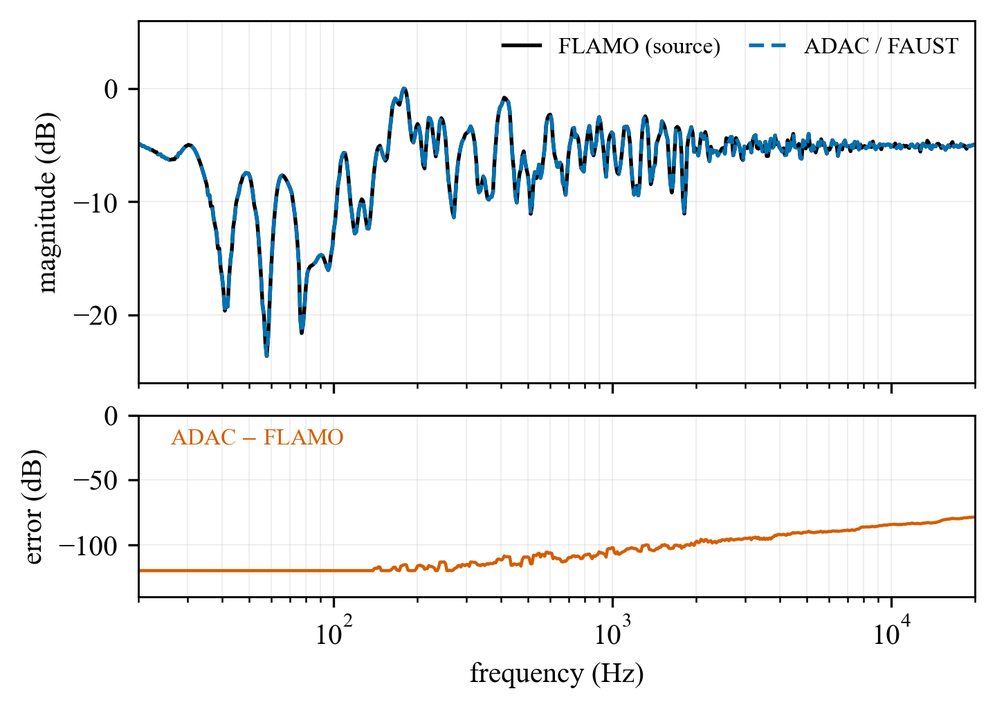
#> input picture plots/equivalence.png, 995 x 709 px, shrunk from 1438 x 1024 before the run; its folder holds 4 pictures in this run
$ python make_dark_plots.py
#> lines starting #> are read from the running program, lines starting #| are printed output that depends on the picture
#make_dark_plots
#author: Facundo Franchino
"""derive dark-mode variants of the readme plots.

the figures in plots/ are styled for the paper, on a white page. the
readme serves them through a <picture> element so dark-mode viewers get
a dark variant instead. a matplotlib figure is dark ink on white, so a
colour inversion followed by a 180-degree hue rotation turns it into
white ink on a dark canvas whilst preserving the hue of the coloured
data lines. this is the baked-in equivalent of the css
`filter: invert(1) hue-rotate(180deg)` trick, since github sanitises
inline styles out of the rendered readme.

run after make_plots.py, whenever the light figures change.
"""

from __future__ import annotations

from pathlib import Path

import numpy as np
from PIL import Image

#the light figures the readme embeds; each gains a "-dark" sibling
FIGURES = ("equivalence", "rt60_validation", "scaling")


def darken(src: Path, dst: Path) -> None:
    """invert then hue-rotate a figure into its dark-mode variant."""
    rgb = Image.open(src).convert("RGB")
    inverted = 255 - np.asarray(rgb)
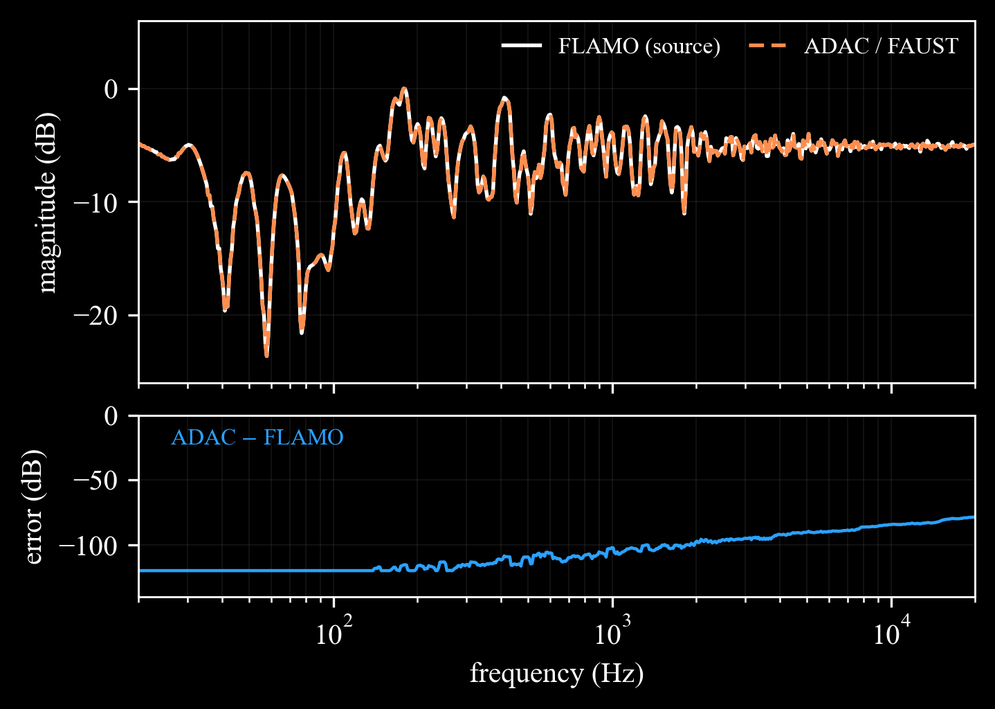
#> inverted: shape (709, 995, 3); mean R, G, B 12.2, 11.1, 10.6
    #rotate hue by 180 degrees so coloured lines keep their identity
    hsv = np.asarray(Image.fromarray(inverted).convert("HSV")).copy()
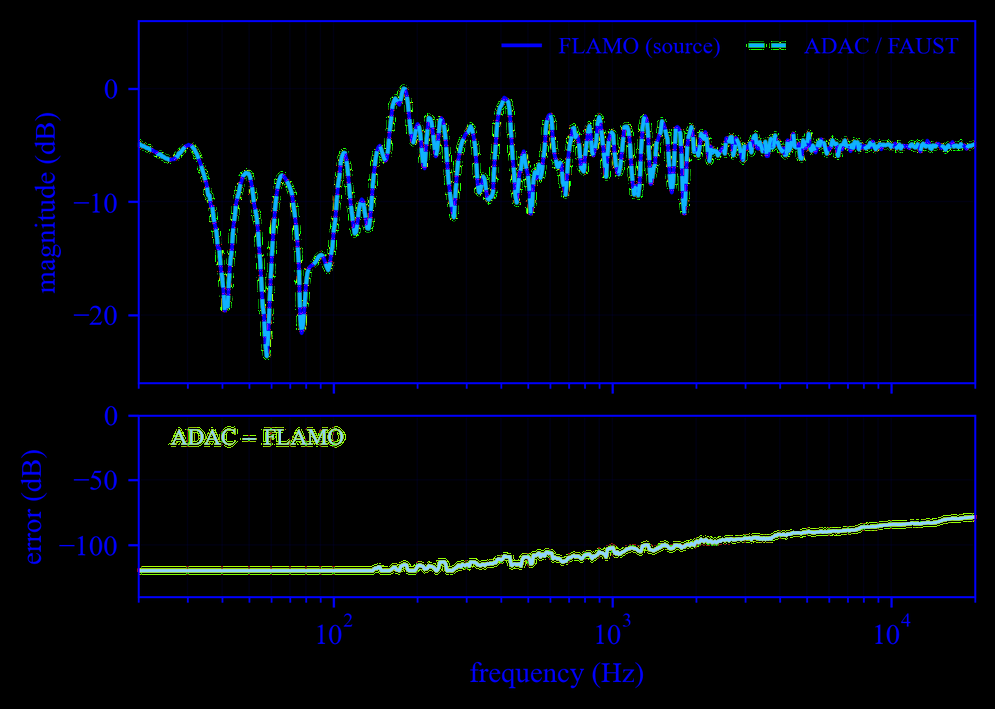
#> hsv: shape (709, 995, 3); mean R, G, B 2.6, 6.8, 13.4
    hsv[..., 0] = (hsv[..., 0].astype(int) + 128) % 256
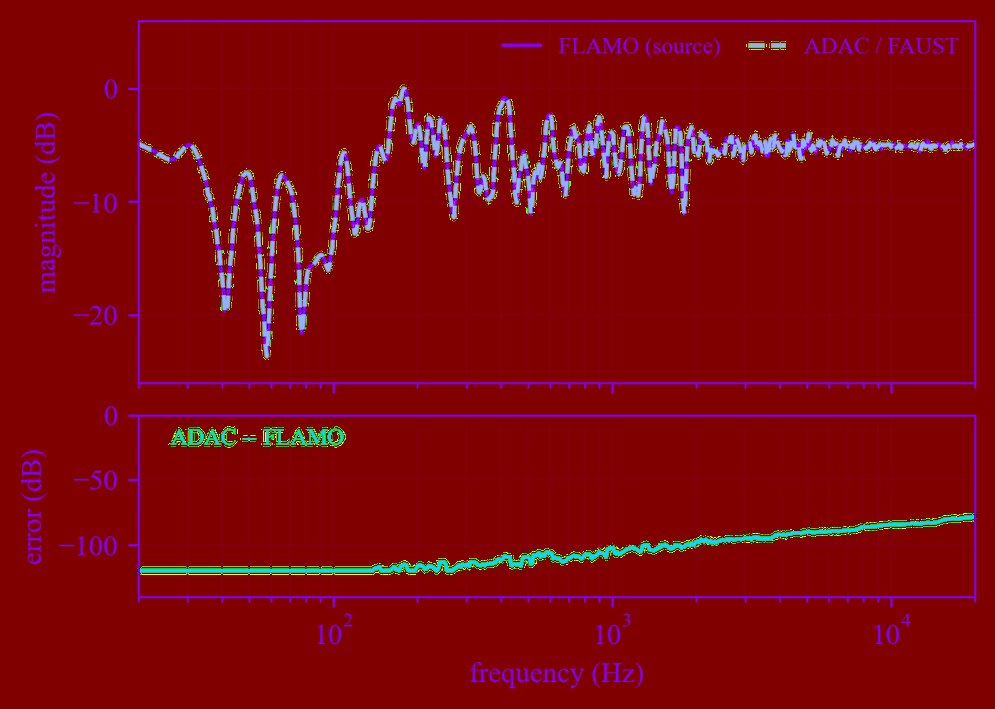
#> hsv: shape (709, 995, 3); mean R, G, B 127.3, 6.8, 13.4
    Image.fromarray(hsv, "HSV").convert("RGB").save(dst)
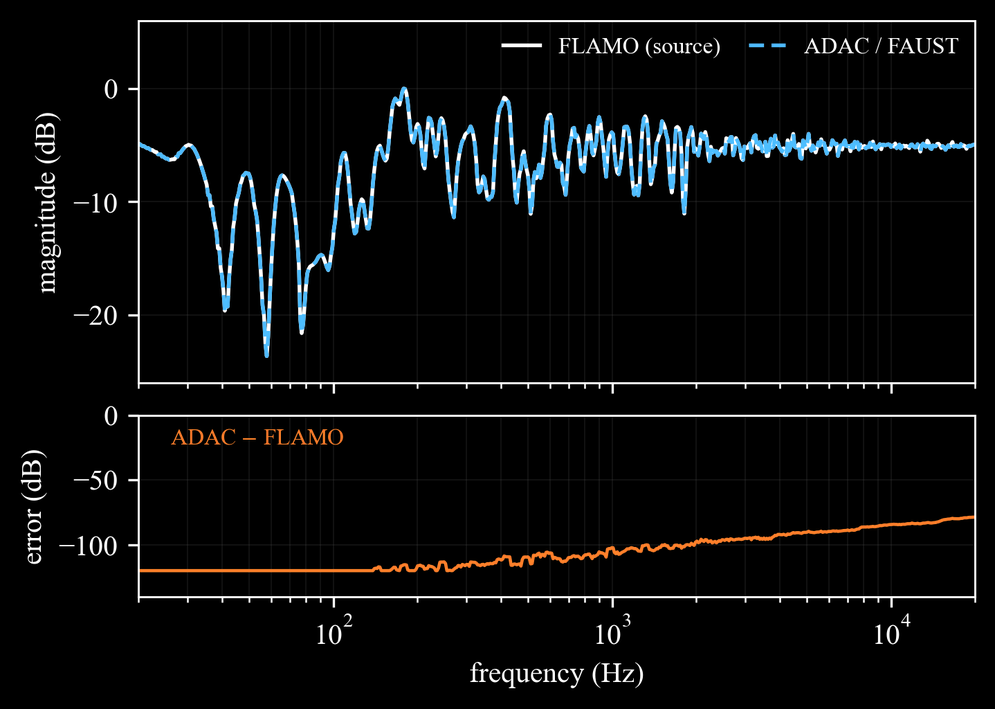
#> saved as equivalence-dark.png: PIL image 995x709 RGB; mean R, G, B 10.6, 11.7, 12.2


def main() -> None:
    plots = Path(__file__).resolve().parent.parent / "plots"
    for name in FIGURES:
        src = plots / f"{name}.png"
        if not src.exists():
            print(f"skip {name}: {src} missing")
            continue
        dst = plots / f"{name}-dark.png"
        darken(src, dst)
        print(f"wrote {dst.relative_to(plots.parent)}")


if __name__ == "__main__":
    main()
